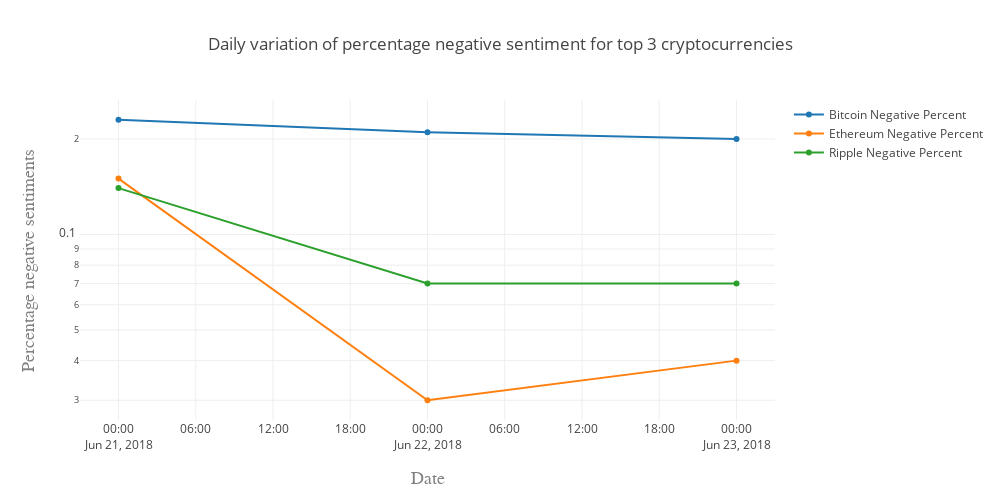

The code cell stored with this chart in its notebook:
### Code cell
bitcoin_neg_data = go.Scatter(x=currency_sentiments['Date'],
                              y=currency_sentiments['bitcoin_percent_neg'],
                              name='Bitcoin Negative Percent')
ethereum_neg_data = go.Scatter(x=currency_sentiments['Date'],
                              y=currency_sentiments['ethereum_percent_neg'],
                              name='Ethereum Negative Percent')
ripple_neg_data = go.Scatter(x=currency_sentiments['Date'],
                              y=currency_sentiments['ripple_percent_neg'],
                              name='Ripple Negative Percent')
data = [bitcoin_neg_data,ethereum_neg_data,ripple_neg_data]
layout = go.Layout(width=1000,height=500,
    title='Daily variation of percentage negative sentiment for top 3 cryptocurrencies',
    xaxis=dict(title='Date',titlefont=dict(family='Courier New, monospace',size=18,color='#7f7f7f')),
    yaxis=dict(title='Percentage negative sentiments',titlefont=dict( family='Courier New, monospace',size=18,color='#7f7f7f'),type='log')
)
fig = go.Figure(data=data, layout=layout)
plotly.offline.iplot(fig)

### Figure 1 — Plotly figure (JSON) as saved in the notebook; plotly's stock layout.template omitted (floating-point values rounded to 4 significant figures)
{"data": [{"name": "Bitcoin Negative Percent", "type": "scatter", "uid": "d00d16", "x": ["2018-06-21", "2018-06-22", "2018-06-23"], "y": [0.23, 0.21, 0.2]}, {"name": "Ethereum Negative Percent", "type": "scatter", "uid": "881156", "x": ["2018-06-21", "2018-06-22", "2018-06-23"], "y": [0.15, 0.03, 0.04]}, {"name": "Ripple Negative Percent", "type": "scatter", "uid": "32314f", "x": ["2018-06-21", "2018-06-22", "2018-06-23"], "y": [0.14, 0.07, 0.07]}], "layout": {"height": 500, "title": "Daily variation of percentage negative sentiment for top 3 cryptocurrencies", "width": 1000, "xaxis": {"autorange": true, "range": ["2018-06-20 21:00:43.3735", "2018-06-23 02:59:16.6265"], "title": "Date", "titlefont": {"color": "#7f7f7f", "family": "Courier New, monospace", "size": 18}, "type": "date"}, "yaxis": {"autorange": true, "range": [-1.585, -0.576], "title": "Percentage negative sentiments", "titlefont": {"color": "#7f7f7f", "family": "Courier New, monospace", "size": 18}, "type": "log"}}}
